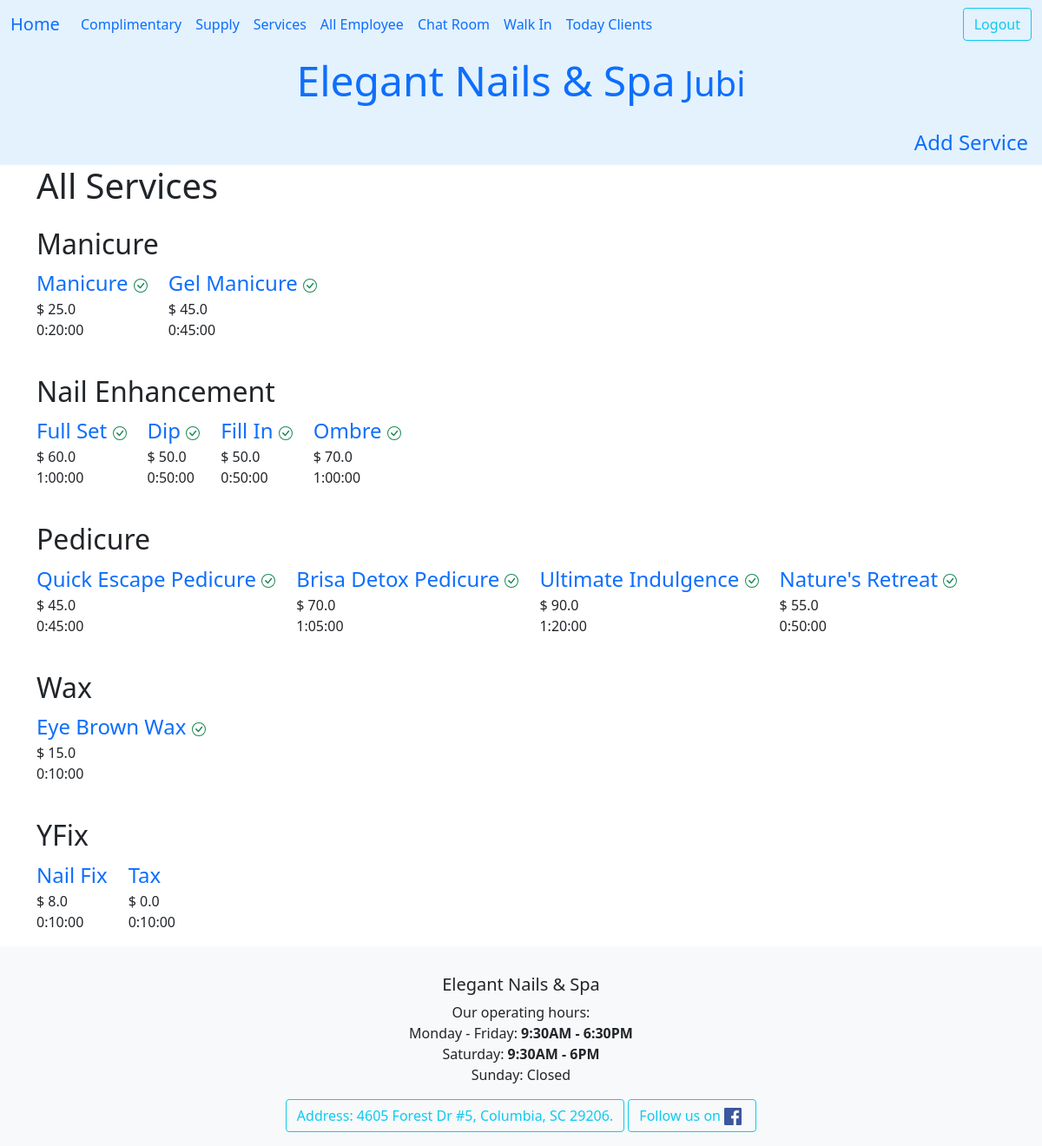
Page /ledger/services/ (signed in) on the committed database.
### ledger/models.py (models this page shows, shortened)
class Service(models.Model):
    class Category(models.TextChoices):
        nail = "Nail Enhancement"
        mani = "Manicure"
        pedi = "Pedicure"
        wax = "Wax"
        yfix = "YFix"
    service = models.CharField(max_length=30)
    price = models.FloatField(validators=[MinValueValidator(0.0)])
    time_perform = models.DurationField(default=timezone.timedelta(minutes=45))
    description = models.CharField(max_length=800, null=True, blank=True)
    owner = models.ForeignKey(settings.AUTH_USER_MODEL, on_delete=models.CASCADE)
    category = models.CharField(choices=Category.choices, max_length=20, default=Category.nail, help_text="Choose one of the categories.")
    stripe_product_id = models.CharField(max_length=100, null=True, blank=True)
    class Meta:
        unique_together = ('service','price')
        ordering = ['category']
    def get_url(self):
        return reverse("ledger:service_detail", kwargs={'pk':self.pk})

### ledger/views.py (the view)
# urls.py: path('ledger/services/', views.AllServices.as_view(), name="services"),
class AllServices(LoginRequiredMixin, ListView):
    template = 'ledger/list_services.html'
    def get(self, request):
        serv = Service.objects.filter(owner=request.user).order_by('category')
        cont = {'dvu': serv}
        return render(request, self.template, cont)

### ledger/templates/ledger/list_services.html (shortened to what this page needs)
{% extends 'base.html' %}
{% block nutPhu %}
<a class="nav-link" href="{% url 'ledger:add_service' %}">Add Service</a>
{% endblock nutPhu %}
{% block heading %}
<h1 class="title">All Services</h1>
{% endblock heading %}
{% block content %}
{% if dvu %}
<div class="container">
    {% regroup dvu by category as category_list %}
    {% for category in category_list %}
    <h2 class="mt-4">{{ category.grouper }}</h2>
        <div class="row row-cols-auto">
            {% for ser in category.list %}
                <div class="col">
                    <span class="fs-4 text-capitalize text-primary">
                        <a href="{{ ser.get_url }}"
                        class="text-decoration-none link-offset-2 link-underline link-underline-opacity-0">
                            {{ ser.service | title }}
                        </a>
                    </span>
                    <br>$ {{ ser.price }}
                    <p>{{ ser.time_perform }}</p>
                </div>
            {% endfor %}
        </div>
    {% endfor %}
</div>
{% else %}
<div>
    All your services will list here.
</div>
{% endif %}
{% endblock content %}

### ledger/templates/base.html (shortened to what this page needs)
<!DOCTYPE html>
{% load static %}
<html lang="en">
<head>
    <link href="https://cdn.jsdelivr.net/npm/bootstrap@5.0.2/dist/css/bootstrap.min.css" rel="stylesheet">
    <link rel="stylesheet" href="https://cdn.jsdelivr.net/npm/bootstrap-icons@1.11.3/font/bootstrap-icons.css">
</head>
<body>
    <nav class="navbar navbar-expand-lg" style="background-color: #e3f2fd;">
        <div class="container-fluid">
            <a class="navbar-brand" href="{% url 'ledger:index' %}">Home</a>
            <div class="collapse navbar-collapse" id="navbarSupportedContent">
                <ul class="navbar-nav me-auto mb-2 mb-lg-0">
                    {% if user.is_authenticated %}
                        <li class="nav-item">
                            <a class="nav-link" href="{% url 'ledger:complimentary_list' %}">Complimentary</a>
                        </li>
                        <li class="nav-item">
                            <a class="nav-link" href="{% url 'ledger:all_supplies' %}">Supply</a>
                        </li>
                        <li class="nav-item">
                            <a class="nav-link" href="{% url 'ledger:services' %}">Services</a>
                        </li>
                        <li class="nav-item">
                            <a class="nav-link active" aria-current="page" href="{% url 'ledger:all_employee' %}">All Employee</a>
                        </li>
                        <li class="nav-item">
                            <a class="nav-link" href="{% url 'ledger:user_chat_room' %}">Chat Room</a>
                        </li>
                        <li class="nav-item">
                            <a class="nav-link" href="{% url 'ledger:walkin' %}">Walk In</a>
                        </li>
                        <li class="nav-item">
                            <a class="nav-link" href="{% url 'datHen:listHen' %}">Today Clients</a>
                        </li>
                    {% endif %}
                </ul>
                <div class="auth-buttons">
                    {% if user.is_authenticated %}
                        <form id="logout-form" method="post" action="{% url 'logout' %}" class="d-inline">
                            <button class="btn btn-outline-info" type="submit">Logout</button>
                        </form>
                    {% else %}
                        <a class="btn btn-outline-info" href="{% url 'login' %}">Login</a>
                    {% endif %}
                </div>
            </div>
        </div>
    </nav>
    <nav class="nav justify-content-center fs-4" style="background-color: #e3f2fd;">
        <h1 class="nav-link"><span class="cursive-text display-5">Elegant Nails & Spa</span> {{ user.username| title }}</h1>
    </nav>
    <nav class="nav d-flex justify-content-center fs-4" style="background-color: #e3f2fd;">
        <span class="ms-auto">
            {% block nutPhu %}   {% endblock nutPhu %}
        </span>
    </nav>
    <div class="container-md">
        {% block heading %}
        {% endblock heading %}
    </div>
    <div class="container-fluid">
        {% block content %}
        {% endblock content %}
    </div>
    <footer class="footer bg-light text-center py-3">
        <div class="card-body">
            <h5 class="card-title">Elegant Nails & Spa</h5>
            <p class="card-text">
                Our operating hours:<br>
                Monday - Friday: <strong>9:30AM - 6:30PM</strong><br>
                Saturday: <strong>9:30AM - 6PM</strong><br>
                Sunday: Closed
            </p>
        </div>
        <a class="btn btn-outline-info" href="https://www.google.com/maps/place/Aria+Nail+Spa/@34.02038,-80.9710602,17z/data=!3m1!4b1!4m6!3m5!1s0x88f8af45f0cb8575:0x1776d13ae287cb50!8m2!3d34.02038!4d-80.9710602!16s%2Fg%2F11fvpz2t29?entry=ttu&g_ep=EgoyMDI1MDUyNi4wIKXMDSoASAFQAw%3D%3D" role="button">
            Address: 4605 Forest Dr #5, Columbia, SC 29206.
        </a>
        <a class="btn btn-outline-info" href="https://www.facebook.com/quang.hu.10" role="button">
            Follow us on
            <img src="{% static 'ledger/images/Facebook.png' %}" alt="Facebook logo" width="20" height="20" class="me-1">
        </a>
    </footer>
</body>
</html>

### ledger/templates/base.html (style rules this page uses)
.navbar .auth-buttons { margin-left: auto; }

### rows in the picture
Service: grouper "Manicure", service "Manicure", price "25.0", time_perform "0:20:00"
Service: service "Gel Manicure", price "45.0", time_perform "0:45:00"
Service: grouper "Nail Enhancement", service "Full Set", price "60.0", time_perform "1:00:00"
Service: service "Dip", price "50.0", time_perform "0:50:00"
Service: service "Fill In", price "50.0", time_perform "0:50:00"
Service: service "Ombre", price "70.0", time_perform "1:00:00"
Service: grouper "Pedicure", service "Quick Escape Pedicure", price "45.0", time_perform "0:45:00"
Service: service "Brisa Detox Pedicure", price "70.0", time_perform "1:05:00"
Service: service "Ultimate Indulgence", price "90.0", time_perform "1:20:00"
Service: service "Nature's Retreat", price "55.0", time_perform "0:50:00"
Service: grouper "Wax", service "Eye Brown Wax", price "15.0", time_perform "0:10:00"
Service: grouper "YFix", service "Nail Fix", price "8.0", time_perform "0:10:00"
Service: service "Tax", price "0.0", time_perform "0:10:00"

### other values in the picture
{{ user.username| title }} "Jubi"
